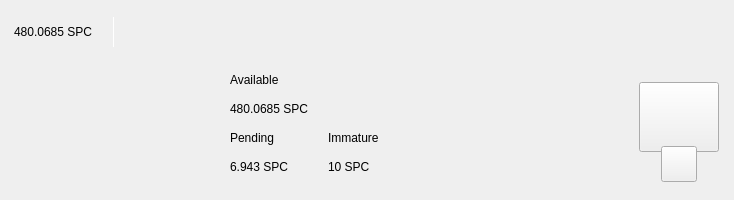
<?xml version="1.0" encoding="UTF-8"?>
<ui version="4.0">
 <class>TopBar</class>
 <widget class="QWidget" name="TopBar">
  <property name="geometry">
   <rect>
    <x>0</x>
    <y>0</y>
    <width>734</width>
    <height>200</height>
   </rect>
  </property>
  <property name="minimumSize">
   <size>
    <width>0</width>
    <height>200</height>
   </size>
  </property>
  <property name="maximumSize">
   <size>
    <width>16777215</width>
    <height>200</height>
   </size>
  </property>
  <property name="windowTitle">
   <string>Form</string>
  </property>
  <layout class="QVBoxLayout" name="verticalLayout_10" stretch="0">
   <property name="spacing">
    <number>0</number>
   </property>
   <property name="leftMargin">
    <number>0</number>
   </property>
   <property name="topMargin">
    <number>0</number>
   </property>
   <property name="rightMargin">
    <number>0</number>
   </property>
   <property name="bottomMargin">
    <number>0</number>
   </property>
   <item>
    <widget class="PFBorderImage" name="containerTop">
     <layout class="QVBoxLayout" name="verticalLayout_11">
      <property name="spacing">
       <number>0</number>
      </property>
      <property name="leftMargin">
       <number>0</number>
      </property>
      <property name="topMargin">
       <number>0</number>
      </property>
      <property name="rightMargin">
       <number>0</number>
      </property>
      <property name="bottomMargin">
       <number>0</number>
      </property>
      <item>
       <widget class="QWidget" name="top_container_2" native="true">
        <property name="minimumSize">
         <size>
          <width>0</width>
          <height>65</height>
         </size>
        </property>
        <layout class="QHBoxLayout" name="top_container">
         <property name="spacing">
          <number>0</number>
         </property>
         <property name="leftMargin">
          <number>14</number>
         </property>
         <property name="topMargin">
          <number>0</number>
         </property>
         <property name="rightMargin">
          <number>14</number>
         </property>
         <property name="bottomMargin">
          <number>0</number>
         </property>
         <item alignment="Qt::AlignVCenter">
          <widget class="QWidget" name="widgetTopAmount" native="true">
           <property name="sizePolicy">
            <sizepolicy hsizetype="Preferred" vsizetype="Maximum">
             <horstretch>0</horstretch>
             <verstretch>0</verstretch>
            </sizepolicy>
           </property>
           <layout class="QHBoxLayout" name="horizontalLayout_5">
            <property name="spacing">
             <number>0</number>
            </property>
            <property name="leftMargin">
             <number>0</number>
            </property>
            <property name="topMargin">
             <number>0</number>
            </property>
            <property name="rightMargin">
             <number>0</number>
            </property>
            <property name="bottomMargin">
             <number>0</number>
            </property>
            <item alignment="Qt::AlignTop">
             <widget class="QLabel" name="labelAmountTopPiv">
              <property name="minimumSize">
               <size>
                <width>0</width>
                <height>36</height>
               </size>
              </property>
              <property name="styleSheet">
               <string notr="true">padding:0px;margin:0px;</string>
              </property>
              <property name="text">
               <string>480.0685 SPC</string>
              </property>
             </widget>
            </item>
            <item>
             <spacer name="horizontalSpacer_11">
              <property name="orientation">
               <enum>Qt::Horizontal</enum>
              </property>
              <property name="sizeType">
               <enum>QSizePolicy::Fixed</enum>
              </property>
              <property name="sizeHint" stdset="0">
               <size>
                <width>20</width>
                <height>20</height>
               </size>
              </property>
             </spacer>
            </item>
            <item alignment="Qt::AlignVCenter">
             <widget class="QLabel" name="label_16">
              <property name="minimumSize">
               <size>
                <width>1</width>
                <height>30</height>
               </size>
              </property>
              <property name="maximumSize">
               <size>
                <width>1</width>
                <height>30</height>
               </size>
              </property>
              <property name="styleSheet">
               <string notr="true">background-color:white;
padding:0px;
border:none;</string>
              </property>
              <property name="text">
               <string/>
              </property>
             </widget>
            </item>
            <item>
             <spacer name="horizontalSpacer_12">
              <property name="orientation">
               <enum>Qt::Horizontal</enum>
              </property>
              <property name="sizeType">
               <enum>QSizePolicy::Fixed</enum>
              </property>
              <property name="sizeHint" stdset="0">
               <size>
                <width>20</width>
                <height>20</height>
               </size>
              </property>
             </spacer>
            </item>
           </layout>
          </widget>
         </item>
         <item>
          <spacer name="horizontalSpacer">
           <property name="orientation">
            <enum>Qt::Horizontal</enum>
           </property>
           <property name="sizeHint" stdset="0">
            <size>
             <width>40</width>
             <height>20</height>
            </size>
           </property>
          </spacer>
         </item>
         <item>
          <layout class="QHBoxLayout" name="horizontalLayout_4">
           <property name="spacing">
            <number>12</number>
           </property>
           <property name="rightMargin">
            <number>0</number>
           </property>
           <item alignment="Qt::AlignRight">
            <widget class="QWidget" name="layoutSync" native="true">
             <property name="minimumSize">
              <size>
               <width>0</width>
               <height>36</height>
              </size>
             </property>
             <property name="maximumSize">
              <size>
               <width>16777215</width>
               <height>36</height>
              </size>
             </property>
             <layout class="QVBoxLayout" name="verticalLayout_9">
              <property name="leftMargin">
               <number>0</number>
              </property>
              <property name="topMargin">
               <number>0</number>
              </property>
              <property name="rightMargin">
               <number>0</number>
              </property>
              <property name="bottomMargin">
               <number>0</number>
              </property>
              <item>
               <widget class="ExpandableButton" name="pushButtonSync" native="true">
                <property name="minimumSize">
                 <size>
                  <width>36</width>
                  <height>36</height>
                 </size>
                </property>
                <property name="maximumSize">
                 <size>
                  <width>16777215</width>
                  <height>36</height>
                 </size>
                </property>
               </widget>
              </item>
             </layout>
            </widget>
           </item>
           <item>
            <widget class="ExpandableButton" name="pushButtonMint" native="true">
             <property name="minimumSize">
              <size>
               <width>36</width>
               <height>36</height>
              </size>
             </property>
            </widget>
           </item>
           <item>
            <widget class="ExpandableButton" name="pushButtonStack" native="true">
             <property name="minimumSize">
              <size>
               <width>36</width>
               <height>36</height>
              </size>
             </property>
            </widget>
           </item>
           <item>
            <widget class="ExpandableButton" name="pushButtonColdStaking" native="true">
             <property name="minimumSize">
              <size>
               <width>36</width>
               <height>36</height>
              </size>
             </property>
            </widget>
           </item>
           <item>
            <widget class="ExpandableButton" name="pushButtonConnection" native="true">
             <property name="minimumSize">
              <size>
               <width>36</width>
               <height>36</height>
              </size>
             </property>
            </widget>
           </item>
           <item>
            <widget class="ExpandableButton" name="pushButtonLock" native="true">
             <property name="sizePolicy">
              <sizepolicy hsizetype="Expanding" vsizetype="Expanding">
               <horstretch>0</horstretch>
               <verstretch>0</verstretch>
              </sizepolicy>
             </property>
             <property name="minimumSize">
              <size>
               <width>36</width>
               <height>0</height>
              </size>
             </property>
            </widget>
           </item>
           <item>
            <widget class="ExpandableButton" name="pushButtonTheme" native="true">
             <property name="minimumSize">
              <size>
               <width>36</width>
               <height>36</height>
              </size>
             </property>
             <property name="maximumSize">
              <size>
               <width>16777215</width>
               <height>36</height>
              </size>
             </property>
            </widget>
           </item>
           <item>
            <widget class="ExpandableButton" name="pushButtonFAQ" native="true">
             <property name="minimumSize">
              <size>
               <width>36</width>
               <height>36</height>
              </size>
             </property>
            </widget>
           </item>
          </layout>
         </item>
        </layout>
       </widget>
      </item>
      <item>
       <widget class="QWidget" name="bottom_container" native="true">
        <property name="minimumSize">
         <size>
          <width>0</width>
          <height>135</height>
         </size>
        </property>
        <layout class="QHBoxLayout" name="botton_container">
         <property name="leftMargin">
          <number>10</number>
         </property>
         <property name="topMargin">
          <number>0</number>
         </property>
         <property name="rightMargin">
          <number>10</number>
         </property>
         <property name="bottomMargin">
          <number>10</number>
         </property>
         <item>
          <spacer name="horizontalSpacer_4">
           <property name="orientation">
            <enum>Qt::Horizontal</enum>
           </property>
           <property name="sizeHint" stdset="0">
            <size>
             <width>40</width>
             <height>20</height>
            </size>
           </property>
          </spacer>
         </item>
         <item>
          <layout class="QHBoxLayout" name="horizontalLayout_3">
           <property name="bottomMargin">
            <number>9</number>
           </property>
           <item>
            <layout class="QVBoxLayout" name="verticalLayout_7">
             <property name="spacing">
              <number>0</number>
             </property>
             <property name="leftMargin">
              <number>0</number>
             </property>
             <property name="rightMargin">
              <number>30</number>
             </property>
             <item>
              <layout class="QVBoxLayout" name="verticalLayout_2">
               <item>
                <widget class="QLabel" name="labelTitle1">
                 <property name="text">
                  <string>Available</string>
                 </property>
                </widget>
               </item>
               <item>
                <widget class="QLabel" name="labelAmountPiv">
                 <property name="text">
                  <string>480.0685 SPC</string>
                 </property>
                </widget>
               </item>
              </layout>
             </item>
             <item>
              <layout class="QHBoxLayout" name="horizontalLayout_2">
               <property name="spacing">
                <number>0</number>
               </property>
               <item>
                <layout class="QVBoxLayout" name="verticalLayout_3">
                 <item>
                  <widget class="QLabel" name="labelTitle3">
                   <property name="text">
                    <string>Pending</string>
                   </property>
                  </widget>
                 </item>
                 <item>
                  <widget class="QLabel" name="labelPendingPiv">
                   <property name="text">
                    <string>6.943 SPC</string>
                   </property>
                  </widget>
                 </item>
                </layout>
               </item>
               <item>
                <spacer name="horizontalSpacer_3">
                 <property name="orientation">
                  <enum>Qt::Horizontal</enum>
                 </property>
                 <property name="sizeType">
                  <enum>QSizePolicy::Fixed</enum>
                 </property>
                 <property name="sizeHint" stdset="0">
                  <size>
                   <width>40</width>
                   <height>20</height>
                  </size>
                 </property>
                </spacer>
               </item>
               <item>
                <layout class="QVBoxLayout" name="verticalLayout_4">
                 <item>
                  <widget class="QLabel" name="labelTitle4">
                   <property name="text">
                    <string>Immature</string>
                   </property>
                  </widget>
                 </item>
                 <item>
                  <widget class="QLabel" name="labelImmaturePiv">
                   <property name="text">
                    <string>10 SPC</string>
                   </property>
                  </widget>
                 </item>
                </layout>
               </item>
              </layout>
             </item>
            </layout>
           </item>
          </layout>
         </item>
         <item>
          <spacer name="horizontalSpacer_2">
           <property name="orientation">
            <enum>Qt::Horizontal</enum>
           </property>
           <property name="sizeHint" stdset="0">
            <size>
             <width>40</width>
             <height>20</height>
            </size>
           </property>
          </spacer>
         </item>
         <item alignment="Qt::AlignHCenter|Qt::AlignVCenter">
          <widget class="QWidget" name="qrContainer" native="true">
           <property name="sizePolicy">
            <sizepolicy hsizetype="Preferred" vsizetype="Minimum">
             <horstretch>0</horstretch>
             <verstretch>0</verstretch>
            </sizepolicy>
           </property>
           <property name="minimumSize">
            <size>
             <width>90</width>
             <height>110</height>
            </size>
           </property>
           <property name="maximumSize">
            <size>
             <width>90</width>
             <height>110</height>
            </size>
           </property>
           <layout class="QVBoxLayout" name="containerQR">
            <property name="spacing">
             <number>0</number>
            </property>
            <property name="leftMargin">
             <number>5</number>
            </property>
            <property name="topMargin">
             <number>10</number>
            </property>
            <property name="rightMargin">
             <number>5</number>
            </property>
            <property name="bottomMargin">
             <number>0</number>
            </property>
            <item>
             <widget class="QPushButton" name="btnQr">
              <property name="minimumSize">
               <size>
                <width>70</width>
                <height>70</height>
               </size>
              </property>
              <property name="maximumSize">
               <size>
                <width>16777215</width>
                <height>70</height>
               </size>
              </property>
              <property name="focusPolicy">
               <enum>Qt::NoFocus</enum>
              </property>
              <property name="text">
               <string/>
              </property>
              <property name="iconSize">
               <size>
                <width>70</width>
                <height>70</height>
               </size>
              </property>
             </widget>
            </item>
            <item>
             <spacer name="verticalSpacer">
              <property name="orientation">
               <enum>Qt::Vertical</enum>
              </property>
              <property name="sizeType">
               <enum>QSizePolicy::Fixed</enum>
              </property>
              <property name="sizeHint" stdset="0">
               <size>
                <width>20</width>
                <height>20</height>
               </size>
              </property>
             </spacer>
            </item>
            <item alignment="Qt::AlignHCenter|Qt::AlignBottom">
             <widget class="QPushButton" name="pushButtonQR">
              <property name="minimumSize">
               <size>
                <width>36</width>
                <height>36</height>
               </size>
              </property>
              <property name="maximumSize">
               <size>
                <width>36</width>
                <height>36</height>
               </size>
              </property>
              <property name="focusPolicy">
               <enum>Qt::NoFocus</enum>
              </property>
              <property name="text">
               <string/>
              </property>
             </widget>
            </item>
           </layout>
          </widget>
         </item>
        </layout>
       </widget>
      </item>
     </layout>
    </widget>
   </item>
  </layout>
 </widget>
 <customwidgets>
  <customwidget>
   <class>ExpandableButton</class>
   <extends>QWidget</extends>
   <header>qt/spectra/expandablebutton.h</header>
   <container>1</container>
  </customwidget>
  <customwidget>
   <class>PFBorderImage</class>
   <extends>QFrame</extends>
   <header>qt/spectra/pfborderimage.h</header>
   <container>1</container>
  </customwidget>
 </customwidgets>
 <resources/>
 <connections/>
</ui>
